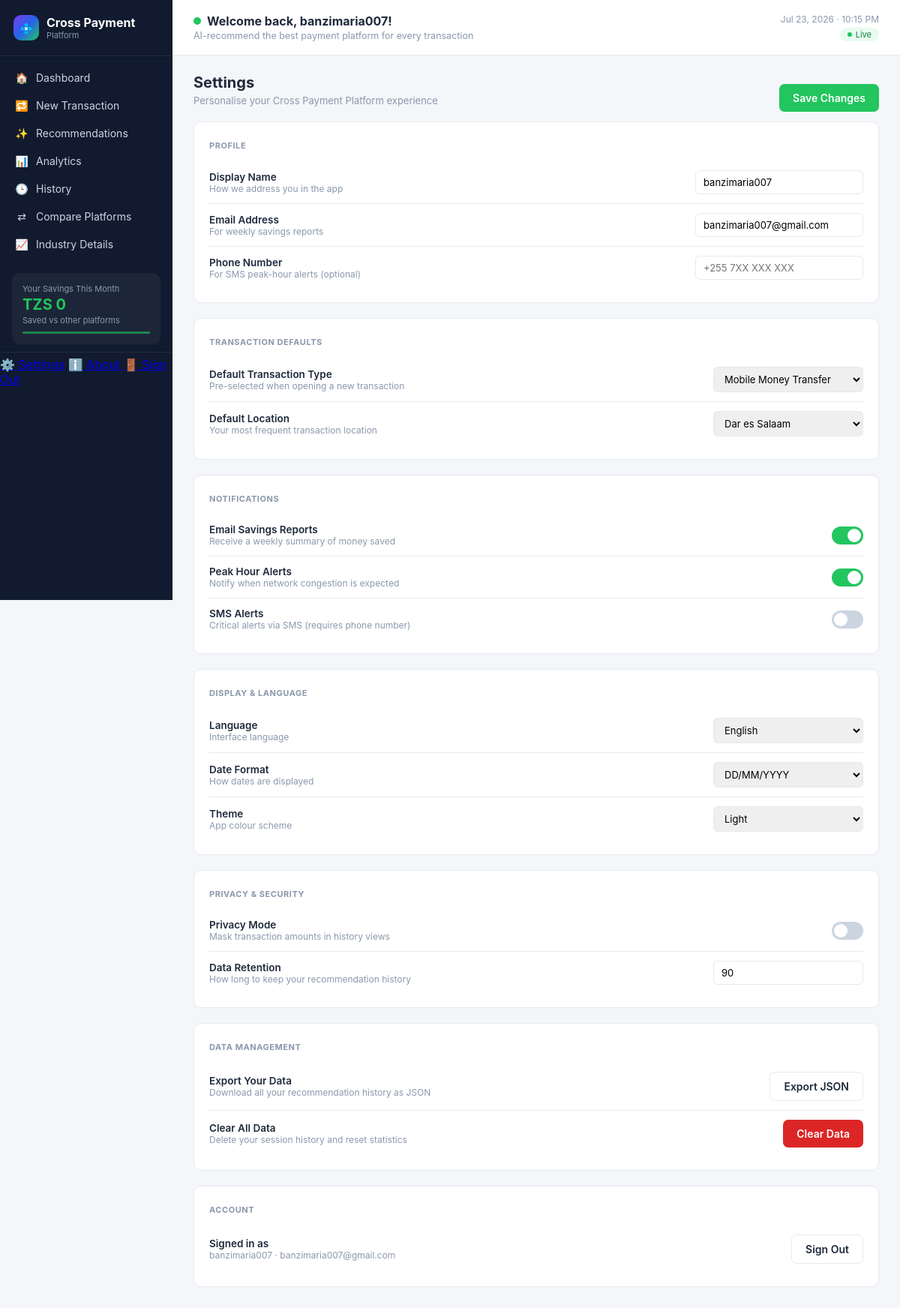
The app's page /settings (signed in) with its own data.
### tables this page shows
CREATE TABLE users (
            id INTEGER PRIMARY KEY AUTOINCREMENT,
            username TEXT UNIQUE NOT NULL,
            email TEXT,
            password_hash TEXT NOT NULL,
            salt TEXT NOT NULL,
            display_name TEXT,
            phone TEXT,
            created_at TEXT
        );

CREATE TABLE settings (
            user_id INTEGER PRIMARY KEY,
            default_transaction_type TEXT DEFAULT 'Mobile Money Transfer',
            default_location TEXT DEFAULT 'Dar es Salaam',
            email_savings_reports INTEGER DEFAULT 1,
            peak_hour_alerts INTEGER DEFAULT 1,
            sms_alerts INTEGER DEFAULT 0,
            language TEXT DEFAULT 'English',
            date_format TEXT DEFAULT 'DD/MM/YYYY',
            theme TEXT DEFAULT 'Light',
            privacy_mode INTEGER DEFAULT 0,
            data_retention_days INTEGER DEFAULT 90,
            FOREIGN KEY(user_id) REFERENCES users(id)
        );

### backend/main.py (the view)
@app.get("/settings")
def settings_page(request: Request):
    user = current_user(request)
    if not user:
        return RedirectResponse(url="/login", status_code=303)
    settings = db.get_settings(user["id"])
    return render(request, "settings.html", active_page="settings",
                  settings=settings, transaction_types=TRANSACTION_TYPES, locations=LOCATIONS)

### frontend/templates/settings.html (shortened to what this page needs)
{% extends "base.html" %}
{% block content %}
<div style="display:flex; justify-content:space-between; align-items:center;">
  <div>
    <div class="page-title">Settings</div>
    <div class="page-subtitle">Personalise your Cross Payment Platform experience</div>
  </div>
  <button class="btn btn-green" onclick="saveSettings()">Save Changes</button>
</div>
<div class="card">
  <div class="section-label">Profile</div>
  <div class="form-row">
    <div><div class="label">Display Name</div><div class="desc">How we address you in the app</div></div>
    <input type="text" id="display_name" value="{{ user.display_name }}">
  </div>
  <div class="form-row">
    <div><div class="label">Email Address</div><div class="desc">For weekly savings reports</div></div>
    <input type="text" id="email" value="{{ user.email or '' }}" placeholder="you@example.com">
  </div>
  <div class="form-row">
    <div><div class="label">Phone Number</div><div class="desc">For SMS peak-hour alerts (optional)</div></div>
    <input type="text" id="phone" value="{{ user.phone or '' }}" placeholder="+255 7XX XXX XXX">
  </div>
</div>
<div class="card">
  <div class="section-label">Transaction Defaults</div>
  <div class="form-row">
    <div><div class="label">Default Transaction Type</div><div class="desc">Pre-selected when opening a new transaction</div></div>
    <select id="default_transaction_type">
      {% for t in transaction_types %}
      <option value="{{ t }}" {{ 'selected' if settings.default_transaction_type==t else '' }}>{{ t }}</option>
      {% endfor %}
    </select>
  </div>
  <div class="form-row">
    <div><div class="label">Default Location</div><div class="desc">Your most frequent transaction location</div></div>
    <select id="default_location">
      {% for l in locations %}
      <option value="{{ l }}" {{ 'selected' if settings.default_location==l else '' }}>{{ l }}</option>
      {% endfor %}
    </select>
  </div>
</div>
<div class="card">
  <div class="section-label">Notifications</div>
  <div class="form-row">
    <div><div class="label">Email Savings Reports</div><div class="desc">Receive a weekly summary of money saved</div></div>
    <label class="toggle"><input type="checkbox" id="email_savings_reports" {{ 'checked' if settings.email_savings_reports }}><span class="slider"></span></label>
  </div>
  <div class="form-row">
    <div><div class="label">Peak Hour Alerts</div><div class="desc">Notify when network congestion is expected</div></div>
    <label class="toggle"><input type="checkbox" id="peak_hour_alerts" {{ 'checked' if settings.peak_hour_alerts }}><span class="slider"></span></label>
  </div>
  <div class="form-row">
    <div><div class="label">SMS Alerts</div><div class="desc">Critical alerts via SMS (requires phone number)</div></div>
    <label class="toggle"><input type="checkbox" id="sms_alerts" {{ 'checked' if settings.sms_alerts }}><span class="slider"></span></label>
  </div>
</div>
<div class="card">
  <div class="section-label">Display &amp; Language</div>
  <div class="form-row">
    <div><div class="label">Language</div><div class="desc">Interface language</div></div>
    <select id="language"><option {{ 'selected' if settings.language=='English' }}>English</option><option {{ 'selected' if settings.language=='Swahili' }}>Swahili</option></select>
  </div>
  <div class="form-row">
    <div><div class="label">Date Format</div><div class="desc">How dates are displayed</div></div>
    <select id="date_format"><option {{ 'selected' if settings.date_format=='DD/MM/YYYY' }}>DD/MM/YYYY</option><option {{ 'selected' if settings.date_format=='MM/DD/YYYY' }}>MM/DD/YYYY</option></select>
  </div>
  <div class="form-row">
    <div><div class="label">Theme</div><div class="desc">App colour scheme</div></div>
    <select id="theme"><option {{ 'selected' if settings.theme=='Light' }}>Light</option><option {{ 'selected' if settings.theme=='Dark' }}>Dark</option></select>
  </div>
</div>
<div class="card">
  <div class="section-label">Privacy &amp; Security</div>
  <div class="form-row">
    <div><div class="label">Privacy Mode</div><div class="desc">Mask transaction amounts in history views</div></div>
    <label class="toggle"><input type="checkbox" id="privacy_mode" {{ 'checked' if settings.privacy_mode }}><span class="slider"></span></label>
  </div>
  <div class="form-row">
    <div><div class="label">Data Retention</div><div class="desc">How long to keep your recommendation history</div></div>
    <input type="number" id="data_retention_days" value="{{ settings.data_retention_days }}" style="width:80px;">
  </div>
</div>
<div class="card">
  <div class="section-label">Data Management</div>
  <div class="form-row">
    <div><div class="label">Export Your Data</div><div class="desc">Download all your recommendation history as JSON</div></div>
    <a class="btn btn-outline" href="/api/export" target="_blank">Export JSON</a>
  </div>
  <div class="form-row">
    <div><div class="label">Clear All Data</div><div class="desc">Delete your session history and reset statistics</div></div>
    <button class="btn btn-danger" onclick="clearAllData()">Clear Data</button>
  </div>
</div>
<div class="card">
  <div class="section-label">Account</div>
  <div class="form-row">
    <div><div class="label">Signed in as</div><div class="desc">{{ user.username }} · {{ user.email or 'no email set' }}</div></div>
    <a class="btn btn-outline" href="/logout">Sign Out</a>
  </div>
</div>
{% endblock %}

### frontend/templates/base.html (shortened to what this page needs)
<!DOCTYPE html>
<html lang="en">
<head>
  <link rel="stylesheet" href="/static/css/style.css">
</head>
<body>
<div class="app-shell">
  <aside class="sidebar">
    <div class="sidebar-brand">
      <div class="logo-badge">💠</div>
      <div>Cross Payment<br><small>Platform</small></div>
    </div>
    <nav class="sidebar-nav">
      <a href="/dashboard" class="{{ 'active' if active_page=='dashboard' else '' }}"><span class="icon">🏠</span> Dashboard</a>
      <a href="/new-transaction" class="{{ 'active' if active_page=='new_transaction' else '' }}"><span class="icon">🔁</span> New Transaction</a>
      <a href="/recommendations" class="{{ 'active' if active_page=='recommendations' else '' }}"><span class="icon">✨</span> Recommendations</a>
      <a href="/analytics" class="{{ 'active' if active_page=='analytics' else '' }}"><span class="icon">📊</span> Analytics</a>
      <a href="/history" class="{{ 'active' if active_page=='history' else '' }}"><span class="icon">🕒</span> History</a>
      <a href="/compare" class="{{ 'active' if active_page=='compare' else '' }}"><span class="icon">⇄</span> Compare Platforms</a>
      <a href="/industry-details" class="{{ 'active' if active_page=='industry' else '' }}"><span class="icon">📈</span> Industry Details</a>
    </nav>
    <div class="sidebar-savings">
      <div class="label">Your Savings This Month</div>
      <div class="amount">TZS {{ '%.0f'|format(savings.total) if savings is defined else 0 }}</div>
      <div class="sub">Saved vs other platforms</div>
      <div class="sparkline"></div>
    </div>
    <div class="sidebar-footer">
      <a href="/settings" class="{{ 'active' if active_page=='settings' else '' }}"><span class="icon">⚙️</span> Settings</a>
      <a href="/about" class="{{ 'active' if active_page=='about' else '' }}"><span class="icon">ℹ️</span> About</a>
      <a href="/logout"><span class="icon">🚪</span> Sign Out</a>
    </div>
  </aside>
  <div class="main">
    <div class="topbar">
      <div>
        <h1><span class="dot"></span> Welcome back, {{ user.display_name or user.username }}!</h1>
        <p>{% block subtitle %}AI-recommend the best payment platform for every transaction{% endblock %}</p>
      </div>
      <div class="meta">
        <div id="topbar-clock"></div>
        <div class="live-badge"><span class="dot"></span> Live</div>
      </div>
    </div>
    <div class="content">
      {% block content %}{% endblock %}
    </div>
  </div>
</div>
</body>
</html>

### records on screen
users: display_name "banzimaria007", email "banzimaria007@gmail.com", username "banzimaria007"
settings: data_retention_days "90"

### other values on screen
{{ '%.0f'|format(savings.total) if savings is defined else 0 }} "0"
form field value "Mobile Money Transfer"
form field value "Dar es Salaam"
